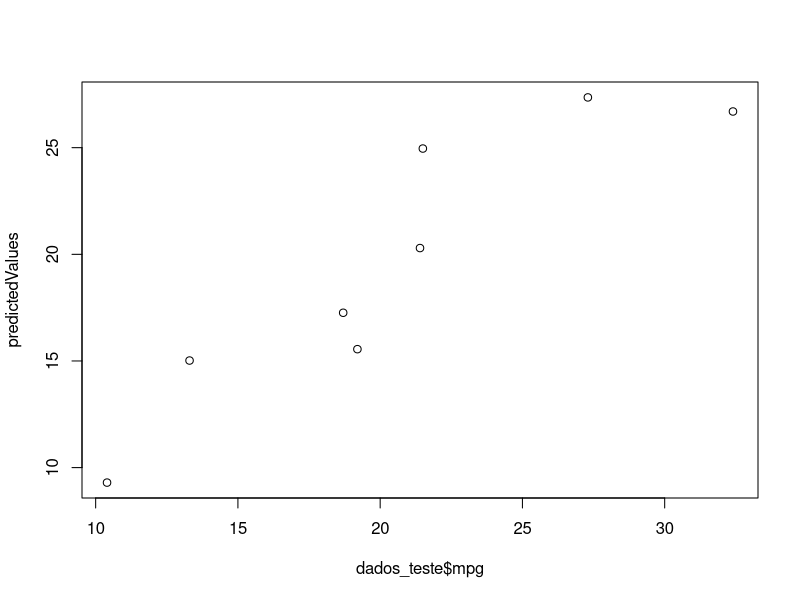
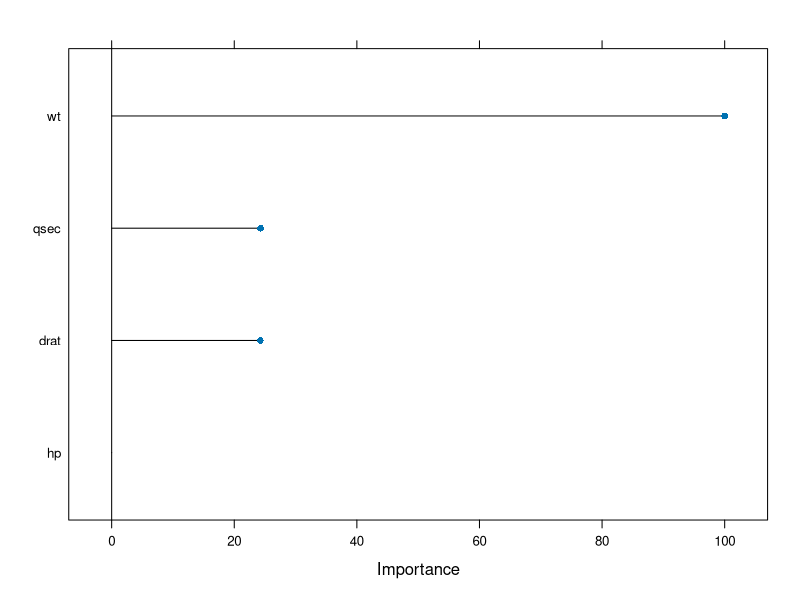

These charts were generated, in order, by the following R code:
# Instalando os pacotes
install.packages("caret")
install.packages("randomForest")

# Carregando os pacotes
library(caret)
library(randomForest)
library(datasets)

# Usando o dataset mtcars
View(mtcars)

# Funcao do Caret para divisao dos dados
?createDataPartition
split <- createDataPartition(y = mtcars$mpg, p = 0.7, list = FALSE)
split

# Criando dados de treino e teste
dados_treino <- mtcars[split, ]
dados_teste <- mtcars[-split, ]

# Treinando o modelo
?train
names(getModelInfo())

# Mostrando a importancia das variaveis para a criacao do modelo
?varImp

modelo_v1 <- train(mpg ~ ., data = dados_treino, method = "lm")
varImp(modelo_v1)

# Regessao linear
modelo_v1 <- train(mpg ~ wt + hp + qsec + drat, data = dados_treino, method = "lm")

# Random Forest
modelo_v2 <- train(mpg ~ wt + hp + qsec + drat, data = dados_treino, method = "rf")

# Resumo do modelo
summary(modelo_v1)
summary(modelo_v2)

# Ajustando o modelo
?expand.grid
?trainControl

controle1 <- trainControl(method = "cv", number = 10)

modelo_v3 <- train(mpg ~ wt + hp + qsec + drat,
                   data = dados_treino,
                   method = "lm",
                   trControl = controle1,
                   metric = "Rsquared")

# Resumo do modelo
summary(modelo_v3)

# COletando os residuos
residuals <- resid(modelo_v3)
residuals

# Previsoes
?predict
predictedValues <- predict(modelo_v1, dados_teste)
predictedValues
plot(dados_teste$mpg, predictedValues)

# Plot das variáveis mais relevantes no modelo
plot(varImp(modelo_v1))
